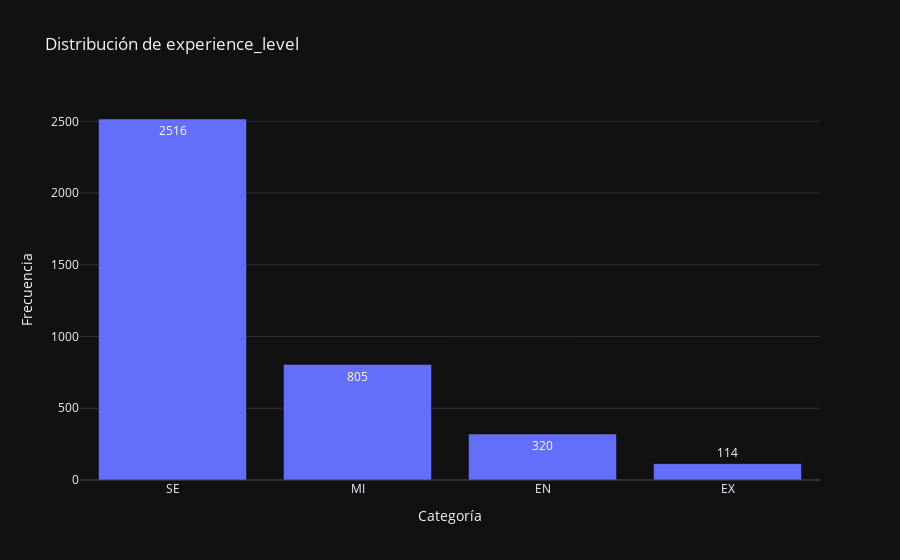
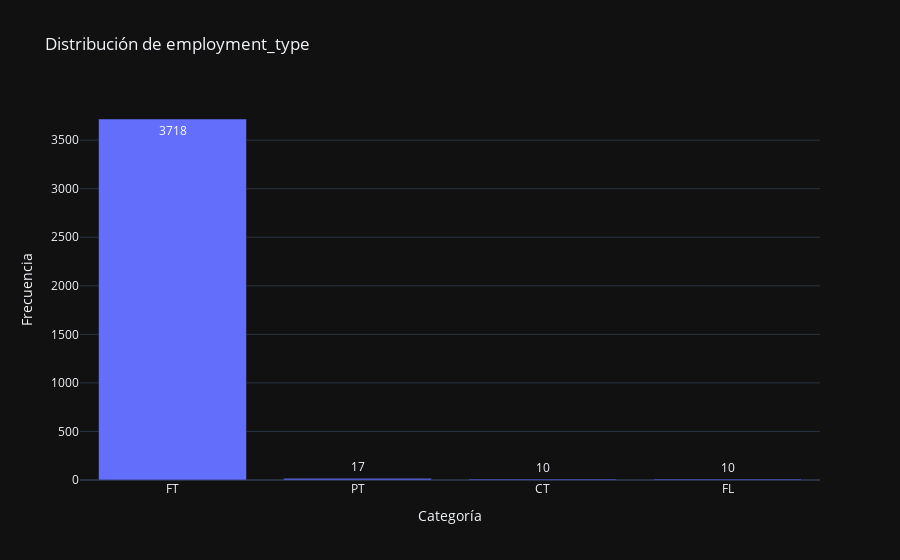
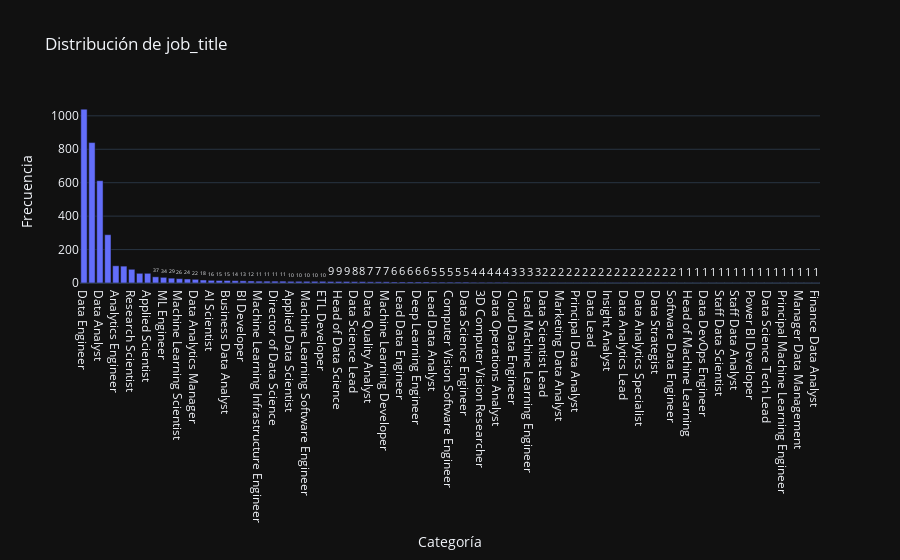

The cell these charts' notebook holds for them, in order:
### Code cell
variables_categoricas = [
    'experience_level', 'employment_type', 'job_title',
    'salary_currency', 'employee_residence', 'remote_ratio',
    'company_location', 'company_size'
]

for variable in variables_categoricas:
    # Contar la frecuencia de cada categoría
    category_counts = df[variable].value_counts().reset_index()
    category_counts.columns = [variable, 'count']
    
    # Crear el gráfico de barras
    fig = px.bar(category_counts, x=variable, y='count',
                 title=f'Distribución de {variable}',
                 labels={'count': 'Frecuencia', variable: 'Categoría'},
                 text='count',
                 template="plotly_dark")  # Muestra el conteo sobre cada barra para mayor claridad
    
    fig.show()

### Figure 1 — Plotly figure (JSON) as saved in the notebook; plotly's stock layout.template omitted (floating-point values rounded to 4 significant figures)
{"data": [{"alignmentgroup": "True", "hovertemplate": "Categoría=%{x}<br>Frecuencia=%{text}<extra></extra>", "legendgroup": "", "marker": {"color": "#636efa", "pattern": {"shape": ""}}, "name": "", "offsetgroup": "", "orientation": "v", "showlegend": false, "text": [2516, 805, 320, 114], "textposition": "auto", "type": "bar", "x": ["SE", "MI", "EN", "EX"], "xaxis": "x", "y": [2516, 805, 320, 114], "yaxis": "y"}], "layout": {"barmode": "relative", "legend": {"tracegroupgap": 0}, "title": {"text": "Distribución de experience_level"}, "xaxis": {"anchor": "y", "domain": [0, 1], "title": {"text": "Categoría"}}, "yaxis": {"anchor": "x", "domain": [0, 1], "title": {"text": "Frecuencia"}}}}

### Figure 2 — Plotly figure (JSON) as saved in the notebook; plotly's stock layout.template omitted (floating-point values rounded to 4 significant figures)
{"data": [{"alignmentgroup": "True", "hovertemplate": "Categoría=%{x}<br>Frecuencia=%{text}<extra></extra>", "legendgroup": "", "marker": {"color": "#636efa", "pattern": {"shape": ""}}, "name": "", "offsetgroup": "", "orientation": "v", "showlegend": false, "text": [3718, 17, 10, 10], "textposition": "auto", "type": "bar", "x": ["FT", "PT", "CT", "FL"], "xaxis": "x", "y": [3718, 17, 10, 10], "yaxis": "y"}], "layout": {"barmode": "relative", "legend": {"tracegroupgap": 0}, "title": {"text": "Distribución de employment_type"}, "xaxis": {"anchor": "y", "domain": [0, 1], "title": {"text": "Categoría"}}, "yaxis": {"anchor": "x", "domain": [0, 1], "title": {"text": "Frecuencia"}}}}

### Figure 3 — Plotly figure (JSON) as saved in the notebook; plotly's stock layout.template omitted (floating-point values rounded to 4 significant figures)
{"data": [{"alignmentgroup": "True", "hovertemplate": "Categoría=%{x}<br>Frecuencia=%{text}<extra></extra>", "legendgroup": "", "marker": {"color": "#636efa", "pattern": {"shape": ""}}, "name": "", "offsetgroup": "", "orientation": "v", "showlegend": false, "text": [1040, 840, 612, 289, 103, 101, 82, 58, 58, 37, 34, 29, 26, 24, 22, 18, 16, 15, 15, 14, 13, 12, 11, 11, 11, 11, 10, 10, 10, 10, 10, 9, 9, 9, 8, 8, 7, 7, 7, 6, 6, 6, 6, 6, 5, 5, 5, 5, 5, 4, 4, 4, 4, 4, 3, 3, 3, 3, 2, 2, 2, 2, 2, 2, 2, 2, 2, 2, 2, 2, 2, 2, 2, 2, 2, 1, 1, 1, 1, 1, 1, 1, 1, 1, 1, 1, 1, 1, 1, 1, 1, 1, 1], "textposition": "auto", "type": "bar", "x": ["Data Engineer", "Data Scientist", "Data Analyst", "Machine Learning Engineer", "Analytics Engineer", "Data Architect", "Research Scientist", "Data Science Manager", "Applied Scientist", "Research Engineer", "ML Engineer", "Data Manager", "Machine Learning Scientist", "Data Science Consultant", "Data Analytics Manager", "Computer Vision Engineer", "AI Scientist", "BI Data Analyst", "Business Data Analyst", "Data Specialist", "BI Developer", "Applied Machine Learning Scientist", "Machine Learning Infrastructure Engineer", "Big Data Engineer", "Director of Data Science", "AI Developer", "Applied Data Scientist", "Head of Data", "Machine Learning Software Engineer", "Data Operations Engineer", "ETL Developer", "BI Analyst", "Head of Data Science", "Lead Data Scientist", "Data Science Lead", "Principal Data Scientist", "Data Quality Analyst", "NLP Engineer", "Machine Learning Developer", "Data Infrastructure Engineer", "Lead Data Engineer", "Machine Learning Researcher", "Deep Learning Engineer", "Data Analytics Engineer", "Lead Data Analyst", "Cloud Database Engineer", "Computer Vision Software Engineer", "Product Data Analyst", "Data Science Engineer", "MLOps Engineer", "3D Computer Vision Researcher", "Business Intelligence Engineer", "Data Operations Analyst", "Machine Learning Research Engineer", "Cloud Data Engineer", "Machine Learning Manager", "Lead Machine Learning Engineer", "Financial Data Analyst", "Data Scientist Lead", "Data Analytics Consultant", "Marketing Data Analyst", "Data Modeler", "Principal Data Analyst", "Principal Data Engineer", "Data Lead", "Autonomous Vehicle Technician", "Insight Analyst", "ETL Engineer", "Data Analytics Lead", "Applied Machine Learning Engineer", "Data Analytics Specialist", "AI Programmer", "Data Strategist", "Big Data Architect", "Software Data Engineer", "Principal Data Architect", "Head of Machine Learning", "Cloud Data Architect", "Data DevOps Engineer", "BI Data Engineer", "Staff Data Scientist", "Deep Learning Researcher", "Staff Data Analyst", "Product Data Scientist", "Power BI Developer", "Compliance Data Analyst", "Data Science Tech Lead", "Data Management Specialist", "Principal Machine Learning Engineer", "Azure Data Engineer", "Manager Data Management", "Marketing Data Engineer", "Finance Data Analyst"], "xaxis": "x", "y": [1040, 840, 612, 289, 103, 101, 82, 58, 58, 37, 34, 29, 26, 24, 22, 18, 16, 15, 15, 14, 13, 12, 11, 11, 11, 11, 10, 10, 10, 10, 10, 9, 9, 9, 8, 8, 7, 7, 7, 6, 6, 6, 6, 6, 5, 5, 5, 5, 5, 4, 4, 4, 4, 4, 3, 3, 3, 3, 2, 2, 2, 2, 2, 2, 2, 2, 2, 2, 2, 2, 2, 2, 2, 2, 2, 1, 1, 1, 1, 1, 1, 1, 1, 1, 1, 1, 1, 1, 1, 1, 1, 1, 1], "yaxis": "y"}], "layout": {"barmode": "relative", "legend": {"tracegroupgap": 0}, "title": {"text": "Distribución de job_title"}, "xaxis": {"anchor": "y", "domain": [0, 1], "title": {"text": "Categoría"}}, "yaxis": {"anchor": "x", "domain": [0, 1], "title": {"text": "Frecuencia"}}}}
